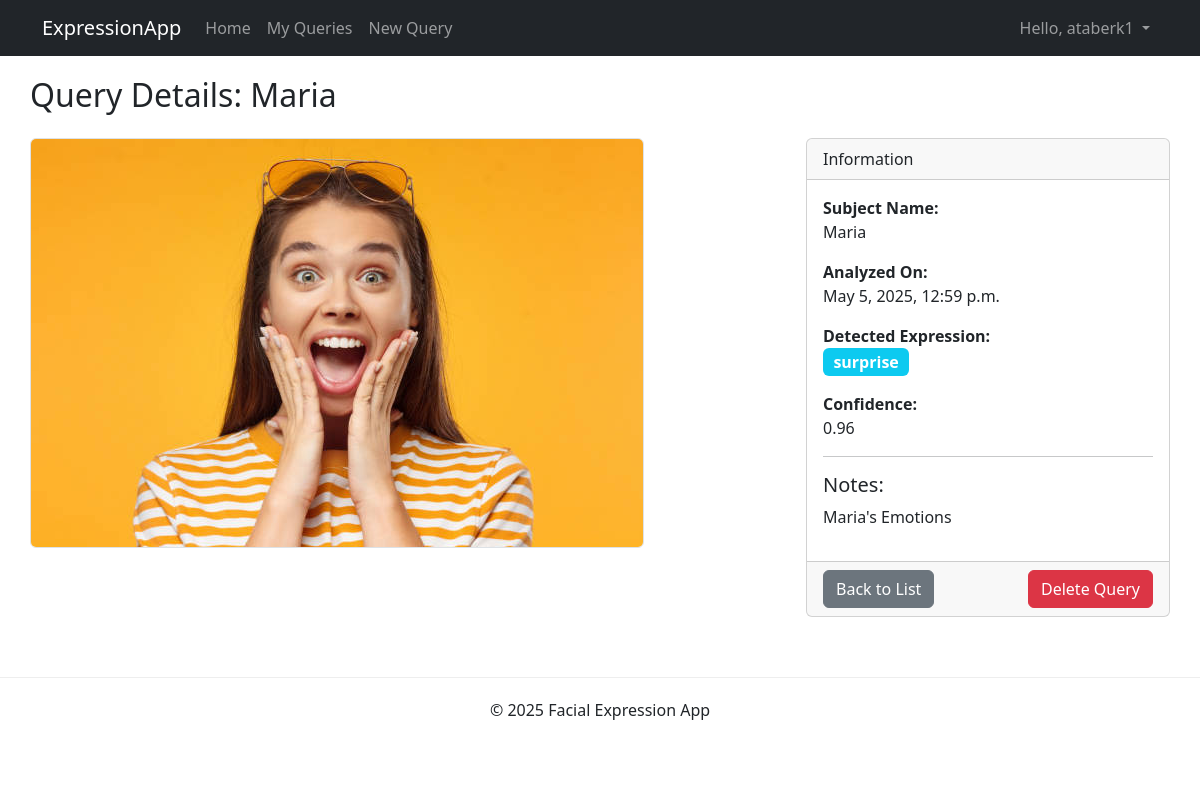
Page /query/18/ (signed in) on the committed database.
### queries/models.py (models this page shows, shortened)
class FacialExpressionQuery(models.Model):
    user = models.ForeignKey(
        settings.AUTH_USER_MODEL,
        on_delete=models.CASCADE,
        related_name="queries",  # Allows accessing user.queries
    )
    subject_name = models.CharField(max_length=100, blank=False, null=False)
    uploaded_photo = models.ImageField(
        upload_to=user_directory_path, blank=False, null=False
    )
    notes = models.TextField(blank=True, null=True)
    detected_expression = models.CharField(
        max_length=50, blank=True, null=True
    )  # Allow blank initially
    confidence_score = models.FloatField(blank=True, null=True)
    created_at = models.DateTimeField(
        auto_now_add=True
    )  # Automatically set when created
    updated_at = models.DateTimeField(auto_now=True)  # Automatically set when saved

### queries/views.py (the view)
# urls.py: path("query/<int:pk>/", views.query_detail, name="query_detail"),
@login_required
def query_detail(request, pk):
    try:
        query = FacialExpressionQuery.objects.get(pk=pk, user=request.user)
    except FacialExpressionQuery.DoesNotExist:
        raise Http404("Query not found or you do not have permission to view it.")
    context = {"query": query}
    return render(request, "queries/query_detail.html", context)

### templates/queries/query_detail.html (shortened to what this page needs)
{% extends "base.html" %}
{% block content %}
  <h2 class="mb-4">Query Details: {{ query.subject_name }}</h2>
  <div class="row">
    <div class="col-md-7 col-lg-8 mb-4">
        {% if query.uploaded_photo %}
            <img src="{{ query.uploaded_photo.url }}" alt="Photo for {{ query.subject_name }}" class="img-fluid rounded border">
        {% else %}
            <div class="alert alert-secondary">No image available for this query.</div>
        {% endif %}
    </div>
    <div class="col-md-5 col-lg-4">
        <div class="card">
            <div class="card-header">Information</div>
            <div class="card-body">
                <p><strong>Subject Name:</strong><br> {{ query.subject_name }}</p>
                <p><strong>Analyzed On:</strong><br> {{ query.created_at|date:"F j, Y, P" }}</p>
                <p><strong>Detected Expression:</strong><br> <span class="badge bg-info fs-6">{{ query.detected_expression|default:"N/A" }}</span></p>
                {% if query.confidence_score is not None %}
                <p><strong>Confidence:</strong><br> {{ query.confidence_score|floatformat:2 }}</p>
                {% else %}
                <p><strong>Confidence:</strong><br> N/A</p>
                {% endif %}
                {% if query.notes %}
                    <hr>
                    <h5>Notes:</h5>
                    <p style="white-space: pre-wrap;">{{ query.notes }}</p>
                {% endif %}
            </div>
             <div class="card-footer">
                 <a href="{% url 'query_list' %}" class="btn btn-secondary">Back to List</a>
                 <a href="{% url 'query_delete' pk=query.pk %}" class="btn btn-danger float-end">Delete Query</a>
             </div>
        </div>
    </div>
  </div>
{% endblock %}

### templates/base.html (shortened to what this page needs)
{% load static %}
<!DOCTYPE html>
<html lang="en">
<head>
    <link href="https://cdn.jsdelivr.net/npm/bootstrap@5.3.2/dist/css/bootstrap.min.css" rel="stylesheet">
</head>
<body>
    <nav class="navbar navbar-expand-lg navbar-dark bg-dark fixed-top">
        <div class="container">
            <a class="navbar-brand" href="{% url 'home' %}">ExpressionApp</a>
            <div class="collapse navbar-collapse" id="navbarNav">
                <ul class="navbar-nav me-auto mb-2 mb-lg-0">
                    <li class="nav-item">
                        <a class="nav-link" href="{% url 'home' %}">Home</a>
                    </li>
                    {% if user.is_authenticated %}
                    <li class="nav-item">
                        <a class="nav-link" href="{% url 'query_list' %}">My Queries</a>
                    </li>
                    <li class="nav-item">
                         <a class="nav-link" href="{% url 'query_create' %}">New Query</a>
                    </li>
                    {% endif %}
                </ul>
                <ul class="navbar-nav ms-auto mb-2 mb-lg-0">
                    {% if user.is_authenticated %}
                        <li class="nav-item dropdown">
                            <a class="nav-link dropdown-toggle" href="#" id="navbarDropdown" role="button" data-bs-toggle="dropdown" aria-expanded="false">
                                Hello, {{ user.username }}
                            </a>
                        </li>
                    {% endif %}
                </ul>
            </div>
        </div>
    </nav>
    <div class="container content">
        {% block content %}{% endblock %}
    </div>
    <footer>
        <div class="container">
             <p>© {% now "Y" %} Facial Expression App</p>
        </div>
    </footer>
</body>
</html>

### templates/base.html (style rules this page uses)
body { padding-top: 56px; }
.content { padding: 20px 0; }
footer { margin-top: 40px; padding: 20px 0; border-top: 1px solid #eee; text-align: center; }

### rows in the picture
FacialExpressionQuery: subject_name "Maria", uploaded_photo (picture), created_at "May 5, 2025, 12:59 p.m.", detected_expression "surprise", confidence_score "0.96", notes "Maria's Emotions"

### other values in the picture
{{ user.username }} "ataberk1"
